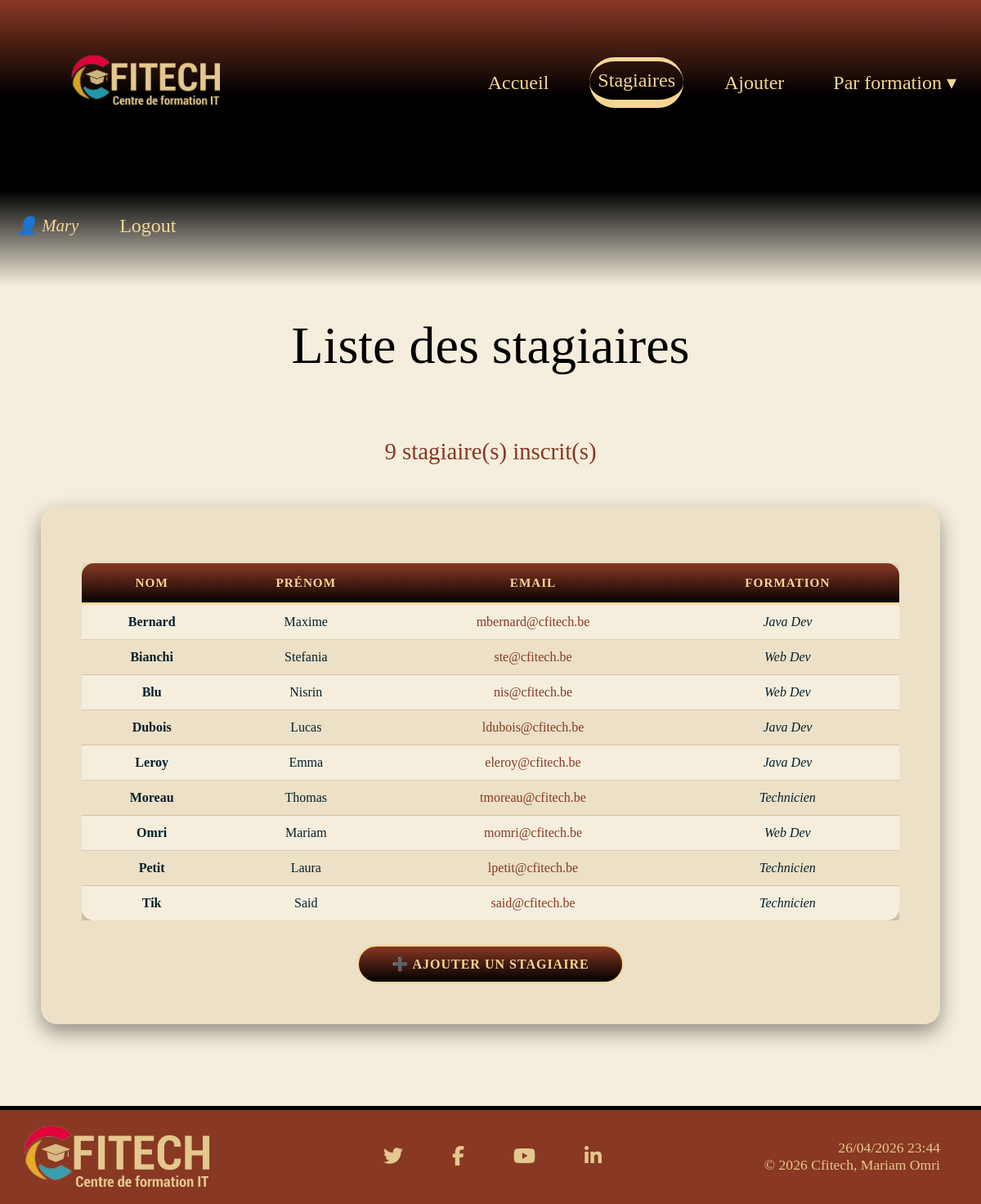
Screenshot of /listStagiaires.php (signed in) with the database file from the repository.
### tables this page shows
CREATE TABLE IF NOT EXISTS `stagiaires` (
  `id` int NOT NULL AUTO_INCREMENT,
  `nom` varchar(100) NOT NULL,
  `prenom` varchar(100) NOT NULL,
  `email` varchar(100) NOT NULL,
  `date_naissance` date NOT NULL,
  PRIMARY KEY (`id`),
  UNIQUE KEY `email` (`email`)
);

CREATE TABLE IF NOT EXISTS `formations` (
  `id` int NOT NULL AUTO_INCREMENT,
  `intitule` varchar(100) NOT NULL,
  `nb_mois` int NOT NULL,
  `date_debut` date NOT NULL,
  PRIMARY KEY (`id`)
);

### classes/Stagiaire.php (called while the page is built, shortened)
<?php
class Stagiaire
{
    private string $nom;
    private string $prenom;
    private string $email;
    public function __construct(int $unId, string $unNom, string $unPrenom, string $unEmail, string $uneDateNaissance)
    {
        $this->nom = $unNom;
        $this->prenom = $unPrenom;
        $this->email = $unEmail;
    }
    public function getNom(): string
    {
        return $this->nom;
    }
    public function getPrenom(): string
    {
        return $this->prenom;
    }
    public function getEmail(): string
    {
        return $this->email;
    }
}

### listStagiaires.php (the view, shortened to what this page needs)
<?php
require "classes/Stagiaire.php";
require "header.php";
try {
    $resultat = $pdo->query('
        SELECT stagiaires.*, formations.intitule AS formation_intitule, formations.id AS formation_id
        FROM stagiaires
        LEFT JOIN participe ON stagiaires.id = participe.id_stagiaire
        LEFT JOIN formations ON participe.id_formation = formations.id
        ORDER BY stagiaires.nom ASC, stagiaires.prenom ASC
    ');
    $tabStagiaires = $resultat->fetchAll(PDO::FETCH_OBJ);
} catch (PDOException $e) {
    die('Erreur : ' . $e->getMessage());
}
?>
<h1>Liste des stagiaires</h1>
<p class="text"><?= count($tabStagiaires) ?> stagiaire(s) inscrit(s)</p>
<section class="yellow">
    <?php if (count($tabStagiaires) === 0): ?>
        <p style="text-align: center; color: #883823;">Aucun stagiaire inscrit pour le moment.</p>
    <?php else: ?>
        <div class="table-responsive">
            <table class="table">
                <thead>
                    <tr>
                        <th>Nom</th>
                        <th>Prénom</th>
                        <th>Email</th>
                        <th>Formation</th>
                    </tr>
                </thead>
                <tbody>
                    <?php foreach ($tabStagiaires as $s):
                        $stagiaire = new Stagiaire($s->id, $s->nom, $s->prenom, $s->email, $s->date_naissance);
                    ?>
                        <tr>
                            <td><strong><?= htmlspecialchars($stagiaire->getNom()) ?></strong></td>
                            <td><?= htmlspecialchars($stagiaire->getPrenom()) ?></td>
                            <td><a href="mailto:<?= htmlspecialchars($stagiaire->getEmail()) ?>" style="margin:0; padding:0; font-size:1rem; color:#883823;"><?= htmlspecialchars($stagiaire->getEmail()) ?></a></td>
                            <td>
                                <?php if ($s->formation_intitule): ?>
                                    <em><?= htmlspecialchars($s->formation_intitule) ?></em>
                                <?php else: ?>
                                    <span style="color:#999;">— Aucune —</span>
                                <?php endif; ?>
                            </td>
                        </tr>
                    <?php endforeach; ?>
                </tbody>
            </table>
        </div>
    <?php endif; ?>
    <div style="text-align: center; margin-top: 30px;">
        <a href="./addStagiaire.php" class="btn-form-log" style="display:inline-block; margin:0; border:2px solid #F6D695;">➕ Ajouter un stagiaire</a>
    </div>
</section>
<?php require "footer.php"; ?>

### assets/css/style.css (style rules this page uses)
* { margin: 0px; box-sizing: border-box; }
body { background-color: #F5EEDD; font-family: Georgia, 'Times New Roman', serif; min-height: 100vh; }
a { color: #F6D695; text-decoration: none; font-size: 1.5rem; border-radius: 50px; padding: 10px; margin: 50px 20px; transition: all 0.3s ease; }
h1 { text-align: center; color: black; font-family: 'greatvibes', 'Brush Script MT', cursive; padding: 1rem; font-size: 4rem; margin: 20px; font-weight: lighter; }
.text { font-family: 'greatvibes', 'Brush Script MT', cursive; text-align: center; margin: 60px 100px 0; font-size: 1.8rem; color: #883823; }
.yellow { background-color: #ece0c6; margin: 50px; padding: 50px; border-radius: 20px; box-shadow: 0 10px 25px rgba(0, 0, 0, 0.4); }
.btn-form-log { padding: 12px 40px; border-radius: 50px; border: 2px solid #F6D695; cursor: pointer; background-image: linear-gradient(#883823, black); color: #F6D695; font-weight: bold; font-size: 1rem; font-family: Georgia, serif; letter-spacing: 1px; margin: 10px 5px; transition: all 0.3s ease; text-transform: uppercase; }
.table-responsive { width: 100%; overflow-x: auto; margin: 20px 0; }
table.table { width: 100%; border-collapse: separate; border-spacing: 0; background-color: #F5EEDD; border-radius: 15px; overflow: hidden; box-shadow: 0 10px 25px rgba(0, 0, 0, 0.3); font-family: Georgia, serif; }
table.table thead { background-image: linear-gradient(#883823, black); }
table.table thead th { color: #F6D695; padding: 15px 10px; text-align: center; font-size: 0.95rem; border-bottom: 3px solid #F6D695; text-transform: uppercase; letter-spacing: 1px; }
table.table tbody td { padding: 12px 10px; text-align: center; color: #06202B; border-bottom: 1px solid rgba(136, 56, 35, 0.2); }
table.table tbody tr:nth-child(even) { background-color: #ece0c6; }
table.table tbody tr:nth-child(odd) { background-color: #F5EEDD; }
table.table tbody tr:last-child td { border-bottom: none; }

### rows the page displays
stagiaires: nom "Bernard", prenom "Maxime", email "mbernard@cfitech.be", formations.intitule "Java Dev"
stagiaires: nom "Bianchi", prenom "Stefania", email "ste@cfitech.be", formations.intitule "Web Dev"
stagiaires: nom "Blu", prenom "Nisrin", email "nis@cfitech.be", formations.intitule "Web Dev"
stagiaires: nom "Dubois", prenom "Lucas", email "ldubois@cfitech.be", formations.intitule "Java Dev"
stagiaires: nom "Leroy", prenom "Emma", email "eleroy@cfitech.be", formations.intitule "Java Dev"
stagiaires: nom "Moreau", prenom "Thomas", email "tmoreau@cfitech.be", formations.intitule "Technicien"
stagiaires: nom "Omri", prenom "Mariam", email "momri@cfitech.be", formations.intitule "Web Dev"
stagiaires: nom "Petit", prenom "Laura", email "lpetit@cfitech.be", formations.intitule "Technicien"
stagiaires: nom "Tik", prenom "Said", email "said@cfitech.be", formations.intitule "Technicien"

### other values shown
$_SESSION['pseudo'] "Mary"
count($tabStagiaires) "9"
